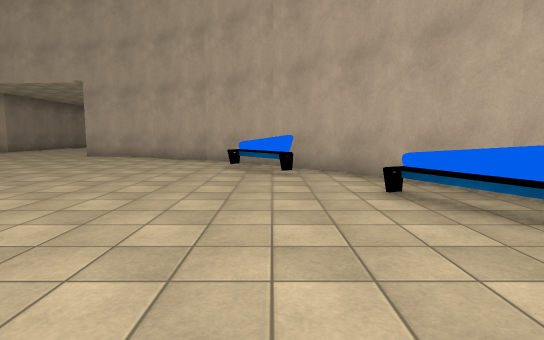
view 1 (above)

24 first-person views from a walk through a scene from a Unity 3-D project. The camera is 1.4 m above the floor, tilts 6° down and sees 80° across. The floor is counted in squares, 2 m on a side. Each view is taken from the middle of a square. On the plan, view 1 faces up. The plan holds only what a view shows up to about 10 squares ahead; the rest is blank. The place goes on beyond the plan. Some surface patterns are stand-ins.

view 2
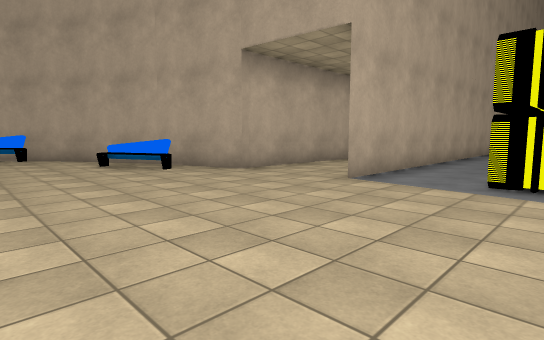

view 3
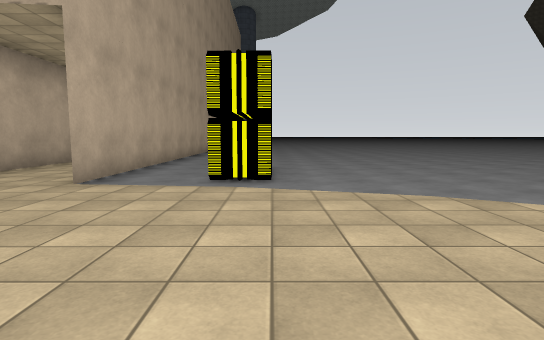

view 4
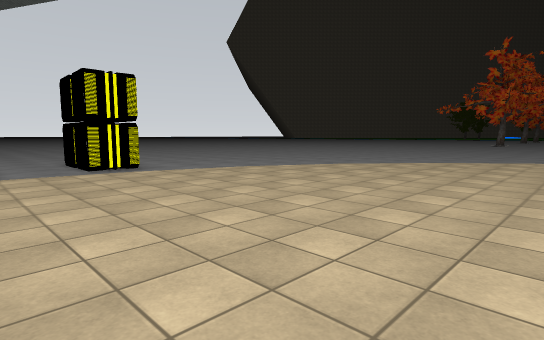

view 5
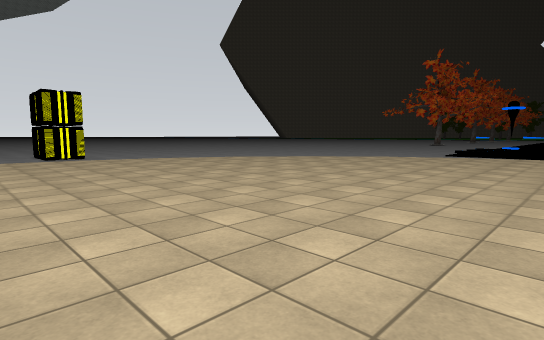

view 6
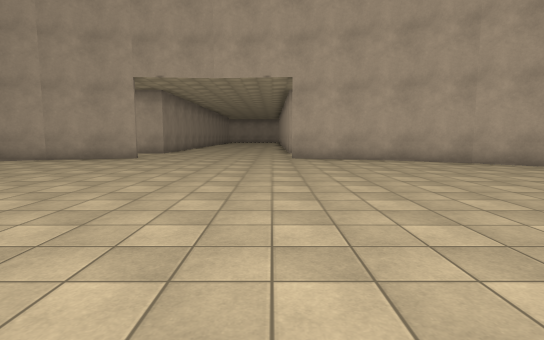

view 7
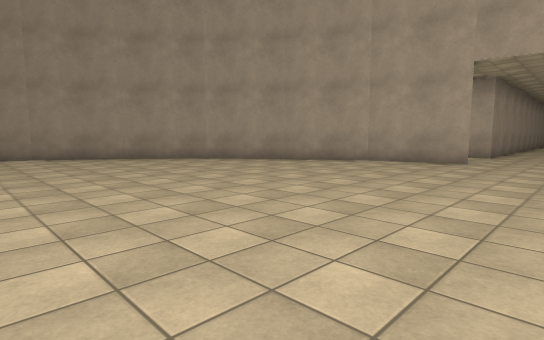

view 8
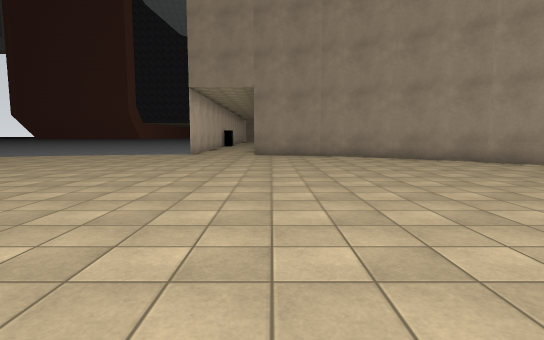

view 9
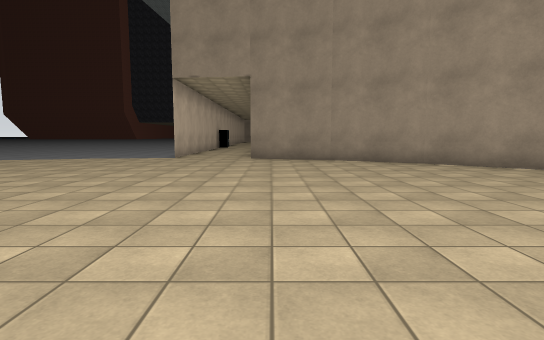

view 10
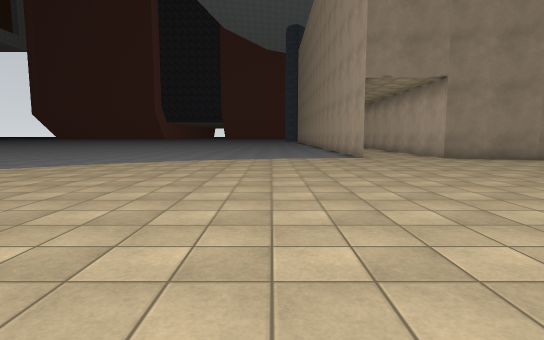

view 11
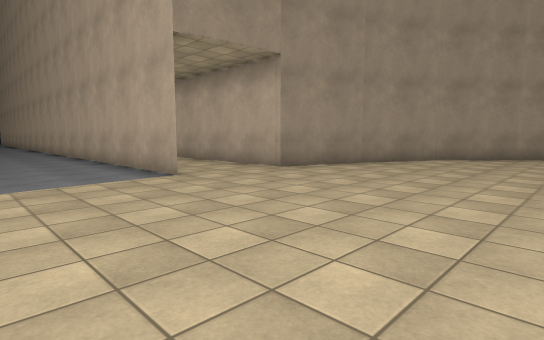

view 12
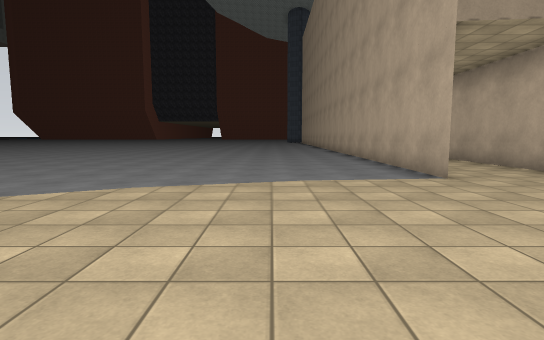

view 13
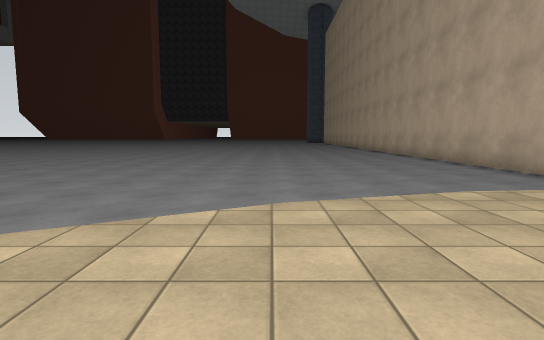

view 14
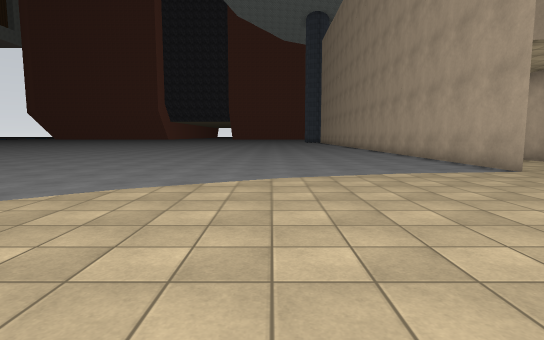

view 15
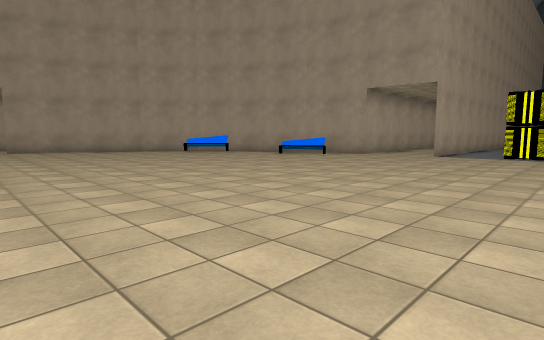

view 16
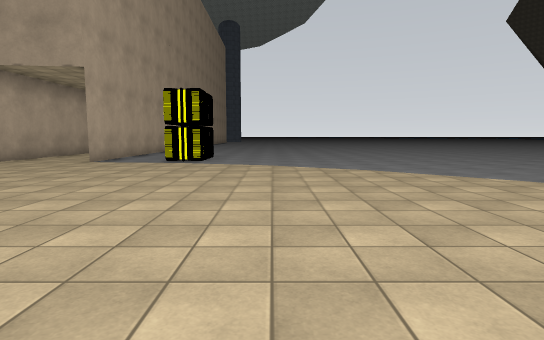

view 17
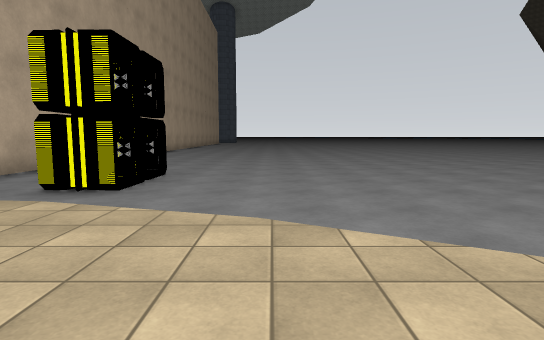

view 18
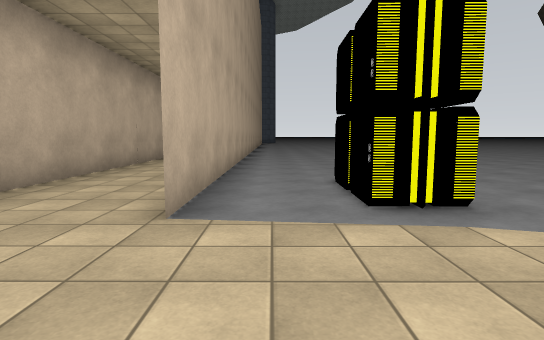

view 19
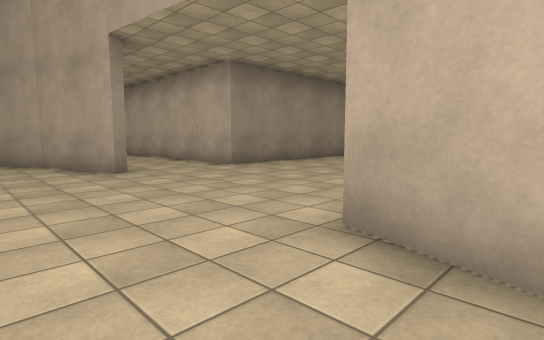

view 20
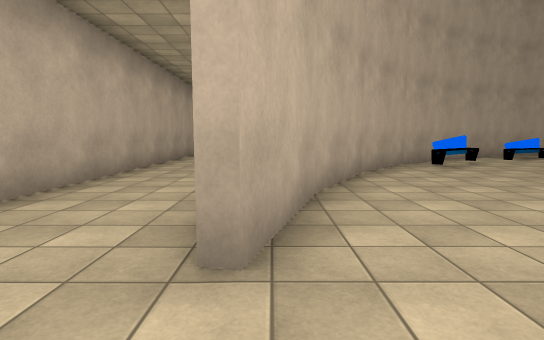

view 21
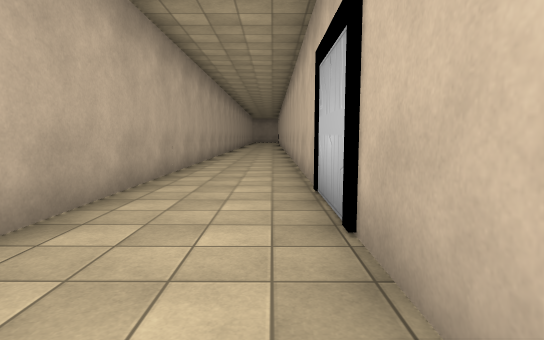

view 22
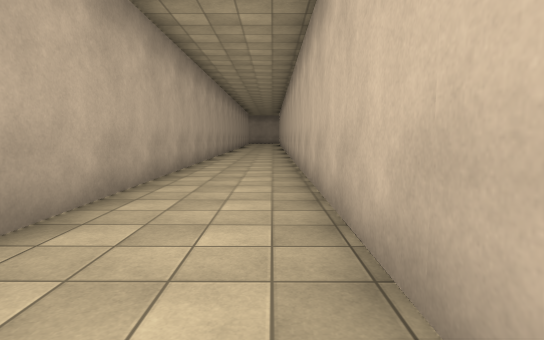

view 23
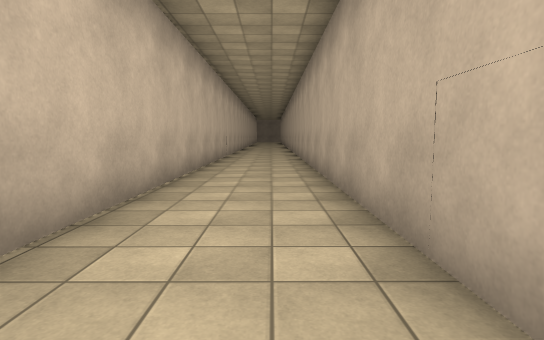

view 24
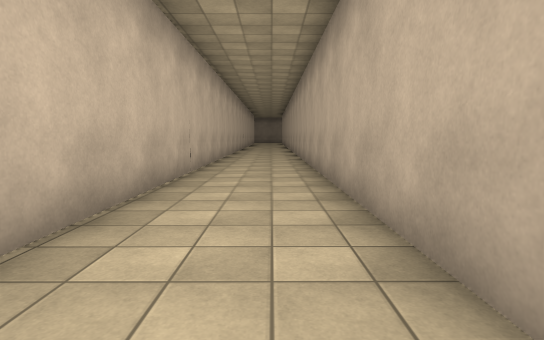

### Floor plan
Points are (right, up) in squares from view 1. A wall is a line through its corners. A room is listed if a view was taken in it or the views show most of it. See-through windows are left out.
Room 1 (views 1, 2, 3, 4, 5, 6, 7, 8, 9, 10, 11, 12, 13, 14, 15, 16, 17, 18, 19, 20, 21, 22, 23, 24)
walls: (-21.3, -1.1) (-27.4, -1.1); (-20.3, 3.7) (-21.1, 1.4) (-26, 1.4); (-19.2, 5.9) (-20.4, 3.6); (-17.6, 7.8) (-19.3, 5.8); (2.8, 3.6) (1.5, 5.9); (-15.7, 9.3) (-17.7, 7.7); (1.7, 5.8) (0, 7.8); (-13.5, 10.5) (-15.8, 9.3); (0.1, 7.7) (-1.9, 9.4); (-11.2, 11.2) (-13.6, 10.4); (-1.8, 9.3) (-4, 10.5); (-3.9, 10.4) (-6.4, 11.2); (-3.4, 11.4) (10.3, 11.4); (-11.3, 16.5) (-11.3, 13.9) (-25.9, 13.9); (10.5, -1.1) (3.6, -1.1); (10.5, 1.4) (3.4, 1.4) (2.7, 3.7); (-26.1, 11.4) (-12.7, 11.4); (10.5, 13.9) (-4.6, 13.9)
objects: bench (-1, 6) to (0, 7); bench (2, 3) to (2, 4); other object (4, -4) to (5, -3); other object (6, -4) to (6, -3)

Where each view was taken, in squares from view 1:
view 1: 0 up, 0 right, facing up
view 2: 4 down, 1 left, facing up-right
view 3: 4 down, 1 left, facing right
view 4: 1 down, 3 left, facing down-right
view 5: 1 down, 7 left, facing down-right
view 6: 1 up, 7 left, facing up
view 7: 2 up, 9 left, facing up-left
view 8: 2 up, 9 left, facing left
view 9: 2 up, 11 left, facing left
view 10: 4 down, 11 left, facing left
view 11: 4 down, 16 left, facing up-left
view 12: 4 down, 16 left, facing left
view 13: 6 down, 17 left, facing left
view 14: 6 down, 15 left, facing left
view 15: 5 down, 8 left, facing up-right
view 16: 6 down, 5 left, facing right
view 17: 6 down, 0 right, facing right
view 18: 2 down, 1 right, facing right
view 19: 9 up, 5 left, facing up-left
view 20: 11 up, 8 left, facing right
view 21: 12 up, 4 left, facing right
view 22: 12 up, 1 right, facing right
view 23: 13 up, 11 left, facing left
view 24: 13 up, 16 left, facing left
